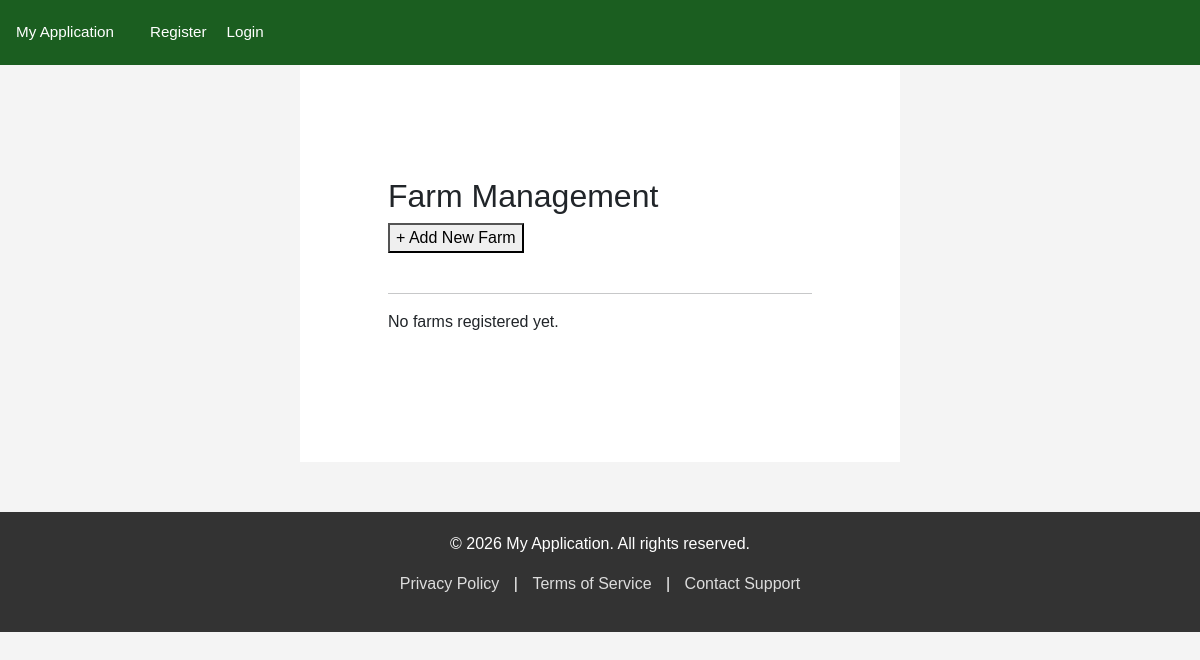
/farms, run on an earlier commit of the app's database.
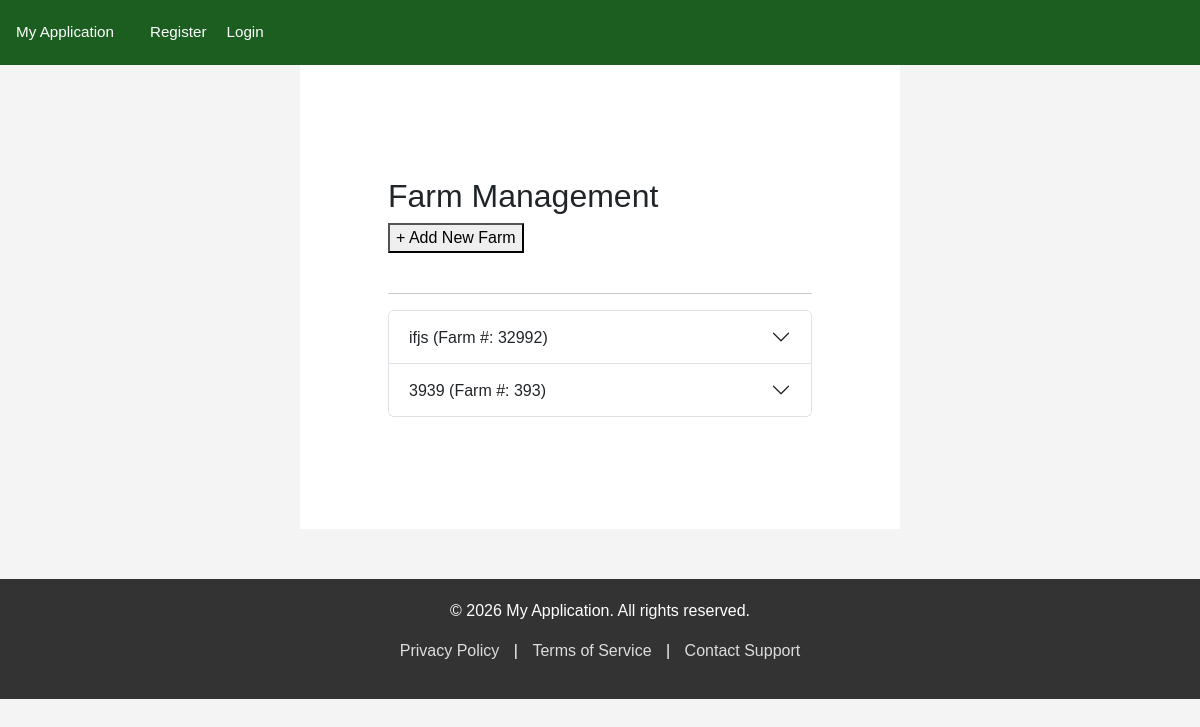
And on a later commit of the database.
### app.py (models this page shows)
class Farm(db.Model):
    id = db.Column(db.Integer, primary_key=True)
    user_id = db.Column(db.Integer, db.ForeignKey('user.id'), nullable=False)
    profile_id = db.Column(db.Integer, db.ForeignKey('user_profile.id'), nullable=False)
    farm_name = db.Column(db.String(100), nullable=False)
    gov_farm_number = db.Column(db.String(50))
    address_line1 = db.Column(db.String(150))
    city = db.Column(db.String(100))
    state = db.Column(db.String(50))
    zip_code = db.Column(db.String(10))
    county = db.Column(db.String(100))
    farmland_type = db.Column(db.String(100))
    cropland_type = db.Column(db.String(100))
    operator_name = db.Column(db.String(100))
    operator_address = db.Column(db.String(255))
    operator_phone = db.Column(db.String(20))
    google_kml_name = db.Column(db.String(255))
    usda_shape_name = db.Column(db.String(255))
    usda_shape_guid = db.Column(db.String(100))
    system_guid = db.Column(db.String(100), default=lambda: str(uuid.uuid4()))
    date_created = db.Column(db.DateTime, default=datetime.utcnow)
    last_update = db.Column(db.DateTime, default=datetime.utcnow, onupdate=datetime.utcnow)
    profile = db.relationship('UserProfile', backref=db.backref('farms', lazy=True))

### app.py (the view, shortened to what this page needs)
@app.route("/farms", methods=['GET', 'POST'])
def manage_farms():
    profile = UserProfile.query.filter_by(user_id=TEST_USER_ID).first()
    farms = Farm.query.filter_by(profile_id=profile.id).all() if profile else []
    return render_template('farms.html', farms=farms)

### templates/farms.html (shortened to what this page needs)
{% extends "layout.html" %}
{% block content %}
<div class="container mt-4">
    <div class="main-block p-4">
        <h2>Farm Management</h2>
        <button class="block-button mb-4" type="button" data-bs-toggle="collapse" data-bs-target="#addFarmForm">
            + Add New Farm
        </button>
        <hr>
        <div class="accordion" id="farmAccordion">
            {% for farm in farms %}
            <div class="accordion-item">
                <h2 class="accordion-header" id="heading{{ farm.id }}">
                    <button class="accordion-button collapsed" type="button" data-bs-toggle="collapse" data-bs-target="#collapse{{ farm.id }}">
                        {{ farm.farm_name }} (Farm #: {{ farm.gov_farm_number }})
                    </button>
                </h2>
            </div>
            {% else %}
            <p>No farms registered yet.</p>
            {% endfor %}
        </div>
        <br>
    </div>
</div>
{% endblock %}

### templates/layout.html (shortened to what this page needs)
<!DOCTYPE html>
<html>
<head>
    <link href="https://cdn.jsdelivr.net/npm/bootstrap@5.3.8/dist/css/bootstrap.min.css" rel="stylesheet">
</head>
<body>
    <div class="navbar">
        <div class="nav-group">
            <a class="navbar-brand" href="{{ url_for('landing') }}">My Application</a>
            <a href="{{ url_for('register') }}">Register</a>
            <a href="{{ url_for('login') }}">Login</a>
            </div>
    </div>
    <div class="container">
        {% block content %}{% endblock %}
    </div>
    <footer class="footer">
      <div class="footer-content">
          <p>&copy; 2026 My Application. All rights reserved.</p>
          <p>
              <a href="#">Privacy Policy</a> |
              <a href="#">Terms of Service</a> |
              <a href="mailto:support@example.com">Contact Support</a>
          </p>
      </div>
    </footer>
</body>
</html>

### templates/layout.html (style rules this page uses)
body { font-family: sans-serif; background-color: #f4f4f4; margin: 0; }
.navbar { background: #1b5e20; color: white; padding: 1rem; display: flex; justify-content: flex-start; }
.nav-group { display: flex; align-items: center; gap: 20px; }
.navbar a { color: white; text-decoration: none; font-size: 0.95rem; }
.container { padding: 2rem; max-width: 600px; margin: auto; background: white; }
.footer { background-color: #333; color: white; text-align: center; padding: 20px 0; margin-top: 50px; width: 100%; }
.footer-content a { color: #ddd; text-decoration: none; margin: 0 10px; }

What changed in the data, as far as the page shows it:
added Farm: farm_name "ifjs", gov_farm_number "32992"
added Farm: farm_name "3939", gov_farm_number "393"
Also different on the page:
text no longer shown: "No farms registered yet."
